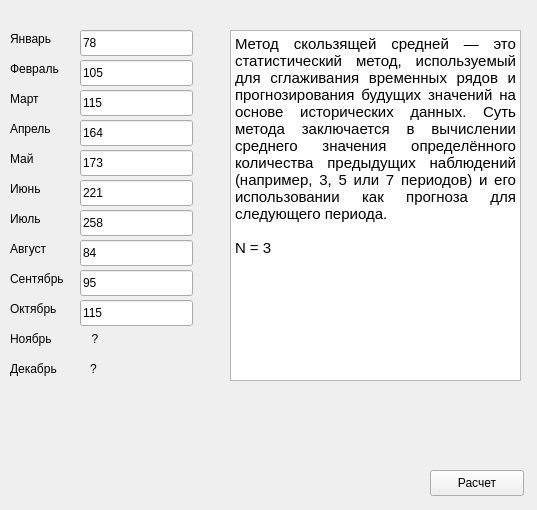
<?xml version="1.0" encoding="UTF-8"?>
<ui version="4.0">
 <class>Form</class>
 <widget class="QWidget" name="Form">
  <property name="geometry">
   <rect>
    <x>0</x>
    <y>0</y>
    <width>537</width>
    <height>510</height>
   </rect>
  </property>
  <property name="windowTitle">
   <string>Расчёт прогнозных значений</string>
  </property>
  <widget class="QLineEdit" name="lineEdit">
   <property name="geometry">
    <rect>
     <x>80</x>
     <y>30</y>
     <width>113</width>
     <height>26</height>
    </rect>
   </property>
   <property name="text">
    <string>78</string>
   </property>
  </widget>
  <widget class="QLineEdit" name="lineEdit_2">
   <property name="geometry">
    <rect>
     <x>80</x>
     <y>60</y>
     <width>113</width>
     <height>26</height>
    </rect>
   </property>
   <property name="text">
    <string>105</string>
   </property>
  </widget>
  <widget class="QLineEdit" name="lineEdit_3">
   <property name="geometry">
    <rect>
     <x>80</x>
     <y>90</y>
     <width>113</width>
     <height>26</height>
    </rect>
   </property>
   <property name="text">
    <string>115</string>
   </property>
  </widget>
  <widget class="QLineEdit" name="lineEdit_4">
   <property name="geometry">
    <rect>
     <x>80</x>
     <y>120</y>
     <width>113</width>
     <height>26</height>
    </rect>
   </property>
   <property name="text">
    <string>164</string>
   </property>
  </widget>
  <widget class="QLineEdit" name="lineEdit_5">
   <property name="geometry">
    <rect>
     <x>80</x>
     <y>150</y>
     <width>113</width>
     <height>26</height>
    </rect>
   </property>
   <property name="text">
    <string>173</string>
   </property>
  </widget>
  <widget class="QLineEdit" name="lineEdit_6">
   <property name="geometry">
    <rect>
     <x>80</x>
     <y>180</y>
     <width>113</width>
     <height>26</height>
    </rect>
   </property>
   <property name="text">
    <string>221</string>
   </property>
  </widget>
  <widget class="QLineEdit" name="lineEdit_7">
   <property name="geometry">
    <rect>
     <x>80</x>
     <y>210</y>
     <width>113</width>
     <height>26</height>
    </rect>
   </property>
   <property name="text">
    <string>258</string>
   </property>
  </widget>
  <widget class="QLineEdit" name="lineEdit_8">
   <property name="geometry">
    <rect>
     <x>80</x>
     <y>240</y>
     <width>113</width>
     <height>26</height>
    </rect>
   </property>
   <property name="text">
    <string>84</string>
   </property>
  </widget>
  <widget class="QLineEdit" name="lineEdit_9">
   <property name="geometry">
    <rect>
     <x>80</x>
     <y>270</y>
     <width>113</width>
     <height>26</height>
    </rect>
   </property>
   <property name="text">
    <string>95</string>
   </property>
  </widget>
  <widget class="QLineEdit" name="lineEdit_10">
   <property name="geometry">
    <rect>
     <x>80</x>
     <y>300</y>
     <width>113</width>
     <height>26</height>
    </rect>
   </property>
   <property name="text">
    <string>115</string>
   </property>
  </widget>
  <widget class="QLabel" name="label">
   <property name="geometry">
    <rect>
     <x>10</x>
     <y>30</y>
     <width>66</width>
     <height>18</height>
    </rect>
   </property>
   <property name="text">
    <string>Январь</string>
   </property>
  </widget>
  <widget class="QLabel" name="label_2">
   <property name="geometry">
    <rect>
     <x>10</x>
     <y>60</y>
     <width>66</width>
     <height>18</height>
    </rect>
   </property>
   <property name="text">
    <string>Февраль</string>
   </property>
  </widget>
  <widget class="QLabel" name="label_3">
   <property name="geometry">
    <rect>
     <x>10</x>
     <y>90</y>
     <width>66</width>
     <height>18</height>
    </rect>
   </property>
   <property name="text">
    <string>Март</string>
   </property>
  </widget>
  <widget class="QLabel" name="label_4">
   <property name="geometry">
    <rect>
     <x>10</x>
     <y>120</y>
     <width>66</width>
     <height>18</height>
    </rect>
   </property>
   <property name="text">
    <string>Апрель</string>
   </property>
  </widget>
  <widget class="QLabel" name="label_5">
   <property name="geometry">
    <rect>
     <x>10</x>
     <y>150</y>
     <width>66</width>
     <height>18</height>
    </rect>
   </property>
   <property name="text">
    <string>Май</string>
   </property>
  </widget>
  <widget class="QLabel" name="label_6">
   <property name="geometry">
    <rect>
     <x>10</x>
     <y>180</y>
     <width>66</width>
     <height>18</height>
    </rect>
   </property>
   <property name="text">
    <string>Июнь</string>
   </property>
  </widget>
  <widget class="QLabel" name="label_7">
   <property name="geometry">
    <rect>
     <x>10</x>
     <y>210</y>
     <width>66</width>
     <height>18</height>
    </rect>
   </property>
   <property name="text">
    <string>Июль</string>
   </property>
  </widget>
  <widget class="QLabel" name="label_8">
   <property name="geometry">
    <rect>
     <x>10</x>
     <y>240</y>
     <width>66</width>
     <height>18</height>
    </rect>
   </property>
   <property name="text">
    <string>Август</string>
   </property>
  </widget>
  <widget class="QLabel" name="label_9">
   <property name="geometry">
    <rect>
     <x>10</x>
     <y>270</y>
     <width>66</width>
     <height>18</height>
    </rect>
   </property>
   <property name="text">
    <string>Сентябрь</string>
   </property>
  </widget>
  <widget class="QLabel" name="label_10">
   <property name="geometry">
    <rect>
     <x>10</x>
     <y>300</y>
     <width>66</width>
     <height>18</height>
    </rect>
   </property>
   <property name="text">
    <string>Октябрь</string>
   </property>
  </widget>
  <widget class="QLabel" name="label_11">
   <property name="geometry">
    <rect>
     <x>10</x>
     <y>330</y>
     <width>111</width>
     <height>18</height>
    </rect>
   </property>
   <property name="text">
    <string>Ноябрь            ?</string>
   </property>
  </widget>
  <widget class="QLabel" name="label_12">
   <property name="geometry">
    <rect>
     <x>10</x>
     <y>360</y>
     <width>111</width>
     <height>18</height>
    </rect>
   </property>
   <property name="text">
    <string>Декабрь          ?</string>
   </property>
  </widget>
  <widget class="QPushButton" name="pushButton">
   <property name="geometry">
    <rect>
     <x>430</x>
     <y>470</y>
     <width>94</width>
     <height>26</height>
    </rect>
   </property>
   <property name="text">
    <string>Расчет</string>
   </property>
  </widget>
  <widget class="QTextEdit" name="textEdit">
   <property name="geometry">
    <rect>
     <x>230</x>
     <y>30</y>
     <width>291</width>
     <height>351</height>
    </rect>
   </property>
   <property name="html">
    <string>&lt;!DOCTYPE HTML PUBLIC &quot;-//W3C//DTD HTML 4.0//EN&quot; &quot;http://www.w3.org/TR/REC-html40/strict.dtd&quot;&gt;
&lt;html&gt;&lt;head&gt;&lt;meta name=&quot;qrichtext&quot; content=&quot;1&quot; /&gt;&lt;meta charset=&quot;utf-8&quot; /&gt;&lt;style type=&quot;text/css&quot;&gt;
p, li { white-space: pre-wrap; }
hr { height: 1px; border-width: 0; }
li.unchecked::marker { content: &quot;\2610&quot;; }
li.checked::marker { content: &quot;\2612&quot;; }
&lt;/style&gt;&lt;/head&gt;&lt;body style=&quot; font-family:'Ubuntu Sans'; font-size:11pt; font-weight:400; font-style:normal;&quot;&gt;
&lt;p align=&quot;justify&quot; style=&quot; margin-top:0px; margin-bottom:0px; margin-left:0px; margin-right:0px; -qt-block-indent:0; text-indent:0px;&quot;&gt;Метод скользящей средней — это статистический метод, используемый для сглаживания временных рядов и прогнозирования будущих значений на основе исторических данных. Суть метода заключается в вычислении среднего значения определённого количества предыдущих наблюдений (например, 3, 5 или 7 периодов) и его использовании как прогноза для следующего периода.&lt;br /&gt;&lt;br /&gt;N = 3&lt;/p&gt;&lt;/body&gt;&lt;/html&gt;</string>
   </property>
  </widget>
 </widget>
 <resources/>
 <connections/>
</ui>
